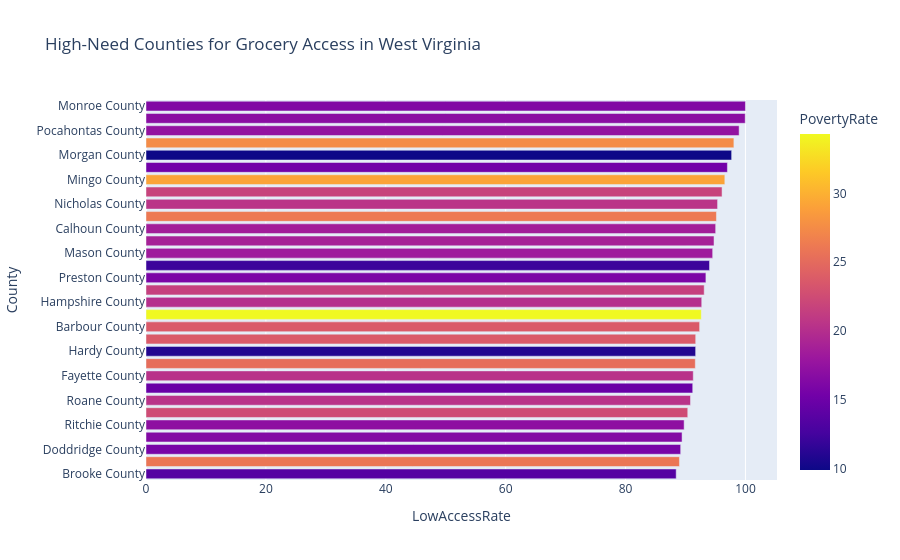

Notebook code cell kept with this figure:
### Code cell
fig = px.bar(
    high_need.sort_values("LowAccessRate"),
    x="LowAccessRate",
    y="County",
    orientation="h",
    color="PovertyRate",
    title="High-Need Counties for Grocery Access in West Virginia"
)

fig.show()

### Figure 1 — Plotly figure (JSON) as saved in the notebook; plotly's stock layout.template omitted (floating-point values rounded to 4 significant figures)
{"data": [{"hovertemplate": "LowAccessRate=%{x}<br>County=%{y}<br>PovertyRate=%{marker.color}<extra></extra>", "legendgroup": "", "marker": {"color": [13.57, 25.94, 15.71, 16.4, 17.12, 22.5, 20.44, 14.76, 20.37, 25.23, 10.93, 23.69, 23.72, 34.31, 20.06, 21.52, 15.98, 12.12, 18.27, 18.86, 18.57, 26.14, 20.49, 21.74, 29.17, 15.36, 9.909, 27.51, 17.49, 16.86, 16.32], "coloraxis": "coloraxis", "pattern": {"shape": ""}}, "name": "", "orientation": "h", "showlegend": false, "textposition": "auto", "type": "bar", "x": [88.44, 88.99, 89.19, 89.43, 89.77, 90.38, 90.83, 91.21, 91.29, 91.63, 91.69, 91.7, 92.35, 92.63, 92.71, 93.12, 93.4, 94.01, 94.53, 94.76, 95.03, 95.16, 95.35, 96.1, 96.56, 96.99, 97.7, 98.07, 98.94, 99.96, 100.0], "xaxis": "x", "y": ["Brooke County", "Webster County", "Doddridge County", "Jackson County", "Ritchie County", "Wayne County", "Roane County", "Mineral County", "Fayette County", "Logan County", "Hardy County", "Boone County", "Barbour County", "McDowell County", "Hampshire County", "Braxton County", "Preston County", "Grant County", "Mason County", "Wirt County", "Calhoun County", "Lincoln County", "Nicholas County", "Wyoming County", "Mingo County", "Pleasants County", "Morgan County", "Clay County", "Pocahontas County", "Pendleton County", "Monroe County"], "yaxis": "y"}], "layout": {"barmode": "relative", "coloraxis": {"colorbar": {"title": {"text": "PovertyRate"}}, "colorscale": [[0, "#0d0887"], [0.1111, "#46039f"], [0.2222, "#7201a8"], [0.3333, "#9c179e"], [0.4444, "#bd3786"], [0.5556, "#d8576b"], [0.6667, "#ed7953"], [0.7778, "#fb9f3a"], [0.8889, "#fdca26"], [1, "#f0f921"]]}, "legend": {"tracegroupgap": 0}, "title": {"text": "High-Need Counties for Grocery Access in West Virginia"}, "xaxis": {"anchor": "y", "domain": [0, 1], "title": {"text": "LowAccessRate"}}, "yaxis": {"anchor": "x", "domain": [0, 1], "title": {"text": "County"}}}}
